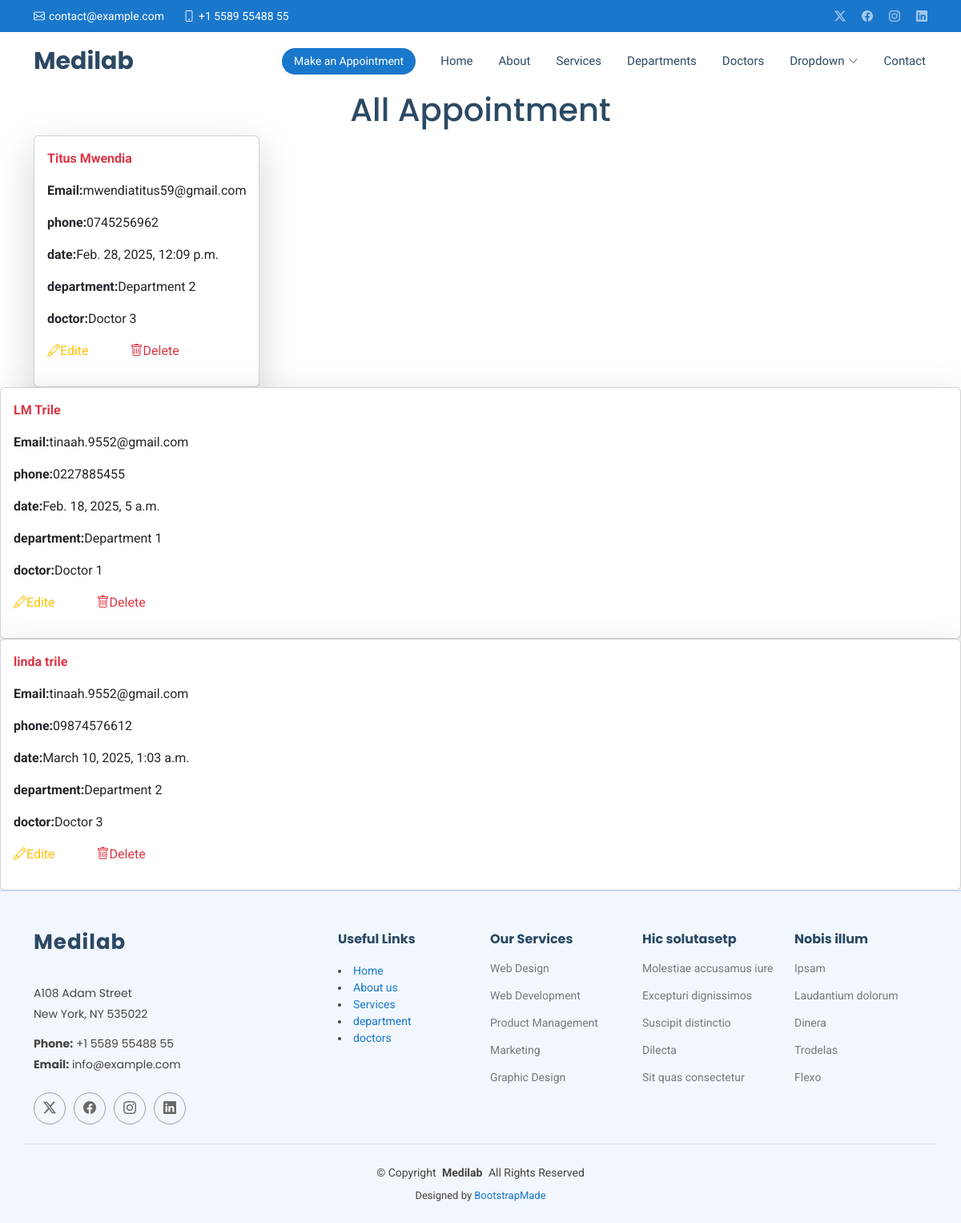
Before: /show/ with the older database file.
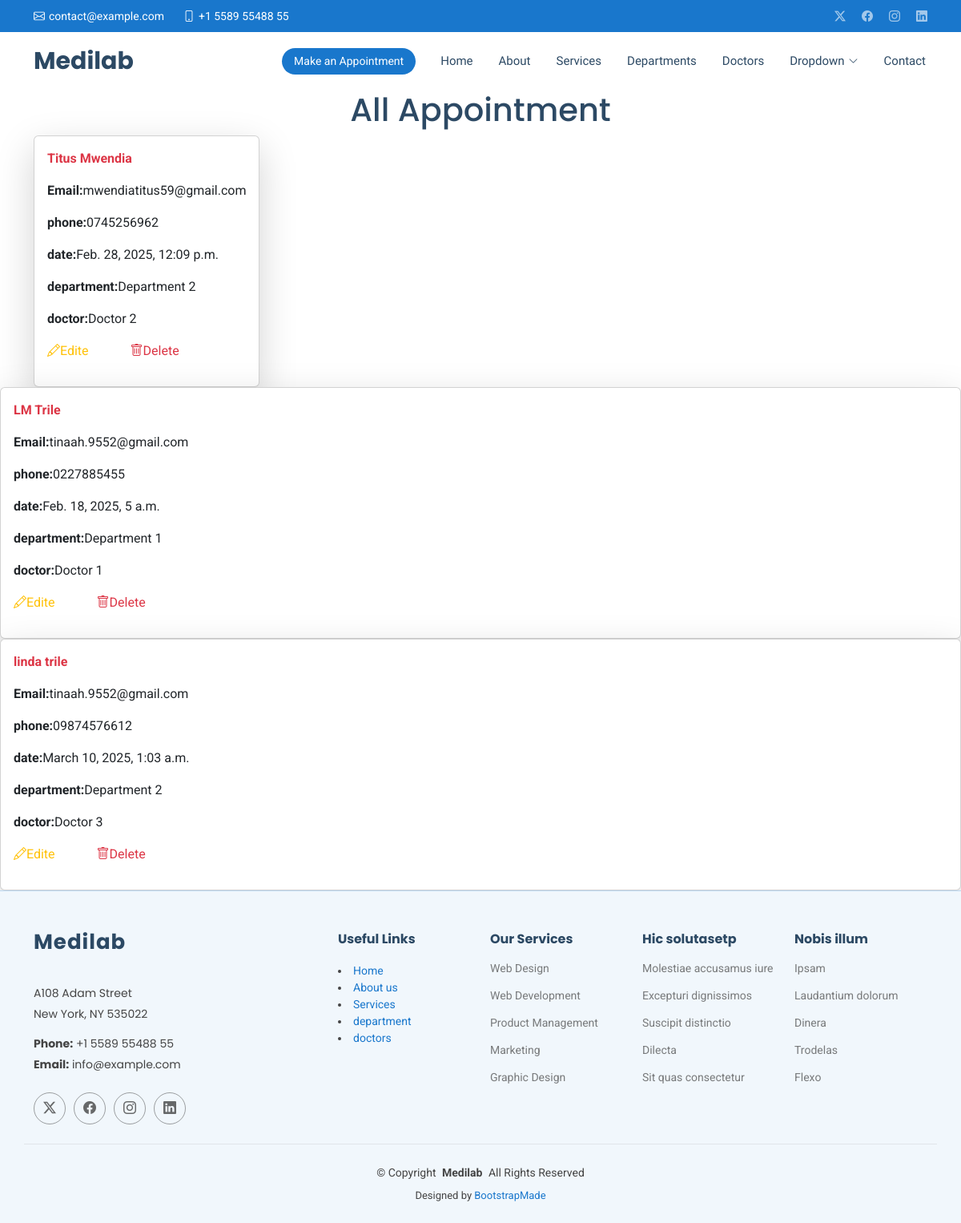
After: the same page with the newer database file.
### hospitalapp/models.py (models this page shows, shortened)
class Appointment(models.Model):
    name =models.CharField(max_length=50)
    email =models.EmailField()
    phone =models.CharField(max_length=15)
    date =models.DateTimeField()
    department =models.CharField(max_length=50)
    doctor =models.CharField(max_length=50)
    message =models.TextField()

### hospitalapp/views.py (the view)
# urls.py: path('show/', views.show, name='show'),
def show(request):
    all = Appointment.objects.all()
    return render(request, 'show.html',{'all':all})

### Templates/show.html (shortened to what this page needs)
{% extends 'starter-page.html' %}
{% load static %}
{% block content %}
<h1 class="text-center">All Appointment</h1>
<div class="d-flex flex-wrap gap-5 container">
{% for x in all  %}
    <div class="card w-30  p-3 shadow-lg ">
       <p class="text-danger fw-bold"> {{ x.name }}</p>
        <p><b>Email:</b>{{ x.email}}</p>
        <p><b>phone:</b>{{ x.phone}}</p>
        <p><b>date:</b>{{ x.date}}</p>
        <p><b>department:</b>{{ x.department}}</p>
        <p><b>doctor:</b>{{ x.doctor}}</p>
        <p>
            <a href="{% url 'edite' x.id %}" class="text-warning me-5">
                <i class="bi bi-pencil"></i>Edite
            </a>
            <a href="/delete/{{ x.id }}" class="text-danger">
                <i class="bi bi-trash"></i>Delete
            </a>
        </p>
    </div>
</div>
{% endfor %}
{% endblock %}

Changed rows visible on the page:
changed Appointment "Titus Mwendia": doctor "Doctor 3" → "Doctor 2"
